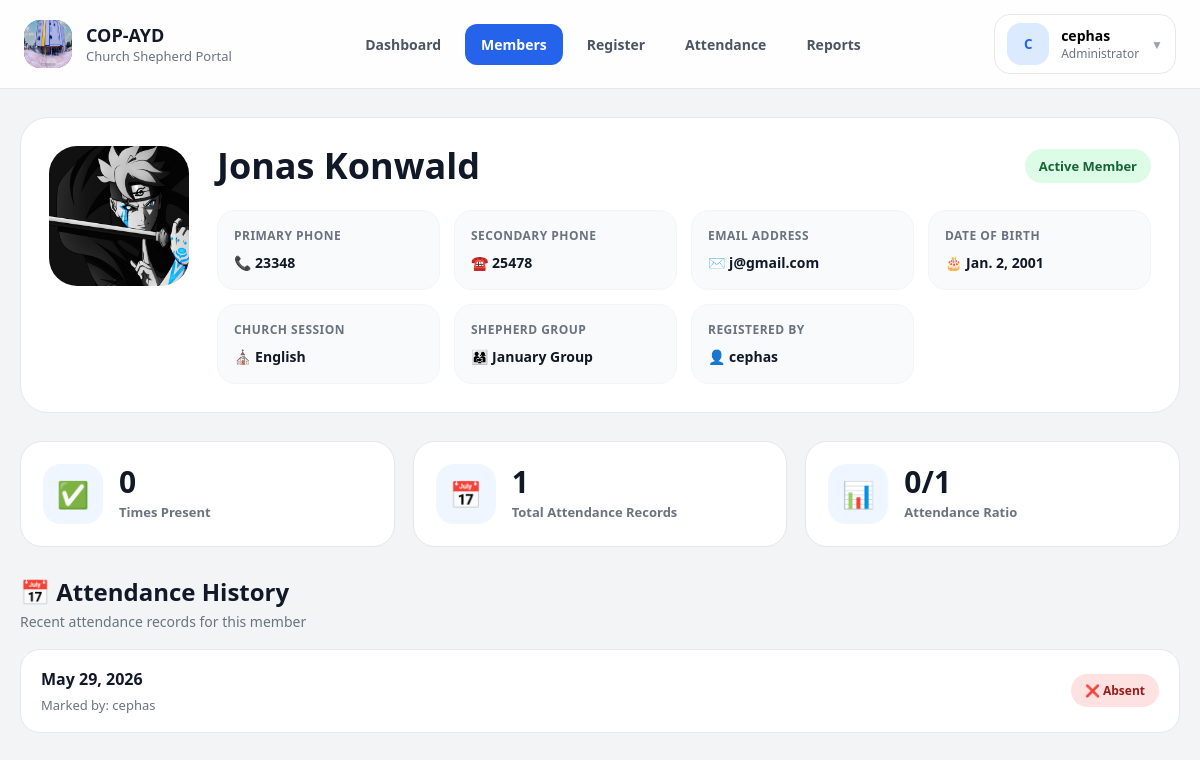
The page /member/2/ (signed in) on the database its author committed.
### members/models.py (models this page shows, shortened)
class Member(models.Model):
    first_name = models.CharField(max_length=100)
    last_name = models.CharField(max_length=100)
    date_of_birth = models.DateField()
    primary_phone = models.CharField(max_length=20)
    secondary_phone = models.CharField(
        max_length=20,
        blank=True,
        null=True
    )
    email = models.EmailField(blank=True, null=True)
    image = models.ImageField(
        upload_to='profiles/',
        blank=True,
        null=True
    )
    session = models.ForeignKey(
        Session,
        on_delete=models.SET_NULL,
        null=True,
        related_name='members'
    )
    shepherd_group = models.ForeignKey(
        ShepherdGroup,
        on_delete=models.SET_NULL,
        null=True,
        related_name='members'
    )
    registered_by = models.ForeignKey(
        User,
        on_delete=models.SET_NULL,
        null=True,
        related_name='registered_members'
    )
    updated_by = models.ForeignKey(
        User,
        on_delete=models.SET_NULL,
        null=True,
        blank=True,
        related_name='updated_members'
    )
    created_at = models.DateTimeField(auto_now_add=True)
    updated_at = models.DateTimeField(auto_now=True)
    is_active = models.BooleanField(default=True)

class Session(models.Model):
    SESSION_CHOICES = [
        ('central', 'Central'),
        ('english', 'English'),
    ]
    name = models.CharField(
        max_length=20,
        choices=SESSION_CHOICES,
        unique=True
    )

class ShepherdGroup(models.Model):
    MONTH_CHOICES = [
        (1, 'January'),
        (2, 'February'),
        (3, 'March'),
        (4, 'April'),
        (5, 'May'),
        (6, 'June'),
        (7, 'July'),
        (8, 'August'),
        (9, 'September'),
        (10, 'October'),
        (11, 'November'),
        (12, 'December'),
    ]
    name = models.CharField(max_length=100)
    birth_month = models.IntegerField(choices=MONTH_CHOICES)
    session = models.ForeignKey(
        Session,
        on_delete=models.CASCADE,
        related_name='groups'
    )

class Attendance(models.Model):
    member = models.ForeignKey(
        Member,
        on_delete=models.CASCADE,
        related_name='attendance_records'
    )
    date = models.DateField(auto_now_add=True)
    present = models.BooleanField(default=True)
    marked_by = models.ForeignKey(
        User,
        on_delete=models.SET_NULL,
        null=True,
        related_name='marked_attendance'
    )
    marked_at = models.DateTimeField(auto_now_add=True)
    class Meta:
        unique_together = ('member', 'date')

### members/views.py (the view)
# urls.py: path('member/<int:member_id>/', member_detail, name='member_detail'),
@login_required
def member_detail(request, member_id):
    members = get_accessible_members(request.user)
    member = get_object_or_404(
        members,
        id=member_id
    )
    attendance = Attendance.objects.filter(
        member=member
    ).order_by('-date')
    total_present = attendance.filter(
        present=True
    ).count()
    total_records = attendance.count()
    context = {
        'member': member,
        'attendance': attendance,
        'total_present': total_present,
        'total_records': total_records
    }
    html = render_to_string(
        'members/partials/member_detail_content.html',
        context,
        request=request
    )
    if request.headers.get('X-Requested-With') == 'XMLHttpRequest':
        return HttpResponse(html)
    return render(
        request,
        'members/member_detail.html',
        context
    )

### members/templates/members/partials/member_detail_content.html (shortened to what this page needs)
{% load custom_tags %}
<div class="member-detail-page">
    <div class="member-hero-card">
        <div class="member-hero-main">
            <div class="member-hero-avatar-wrapper">
                {% if member.image %}
                    <img src="{{ member.image.url }}"
                         class="member-hero-avatar"
                         alt="{{ member.first_name }}">
                {% else %}
                    <div class="member-hero-avatar member-hero-avatar-placeholder">
                        {{ member.first_name|first }}{{ member.last_name|first }}
                    </div>
                {% endif %}
            </div>
            <div class="member-hero-info">
                <div class="member-hero-top">
                    <h1 class="member-hero-name">
                        {{ member.first_name }} {{ member.last_name }}
                    </h1>
                    <span class="member-active-badge">
                        Active Member
                    </span>
                </div>
                <div class="member-hero-meta-grid">
                    {% if member.primary_phone %}
                    <div class="member-hero-meta-card">
                        <div class="member-hero-meta-label">
                            Primary Phone
                        </div>
                        <div class="member-hero-meta-value">
                            📞 {{ member.primary_phone }}
                        </div>
                    </div>
                    {% endif %}
                    {% if member.secondary_phone %}
                    <div class="member-hero-meta-card">
                        <div class="member-hero-meta-label">
                            Secondary Phone
                        </div>
                        <div class="member-hero-meta-value">
                            ☎️ {{ member.secondary_phone }}
                        </div>
                    </div>
                    {% endif %}
                    {% if member.email %}
                    <div class="member-hero-meta-card">
                        <div class="member-hero-meta-label">
                            Email Address
                        </div>
                        <div class="member-hero-meta-value">
                            ✉️ {{ member.email }}
                        </div>
                    </div>
                    {% endif %}
                    {% if member.date_of_birth %}
                    <div class="member-hero-meta-card">
                        <div class="member-hero-meta-label">
                            Date of Birth
                        </div>
                        <div class="member-hero-meta-value">
                            🎂 {{ member.date_of_birth }}
                        </div>
                    </div>
                    {% endif %}
                    {% if member.session %}
                    <div class="member-hero-meta-card">
                        <div class="member-hero-meta-label">
                            Church Session
                        </div>
                        <div class="member-hero-meta-value">
                            ⛪ {{ member.session.name | capfirst  }}
                        </div>
                    </div>
                    {% endif %}
                    {% if member.shepherd_group %}
                    <div class="member-hero-meta-card">
                        <div class="member-hero-meta-label">
                            Shepherd Group
                        </div>
                        <div class="member-hero-meta-value">
                            👨‍👩‍👧 {{ member.shepherd_group.name }}
                        </div>
                    </div>
                    {% endif %}
                    {% if member.registered_by %}
                    <div class="member-hero-meta-card">
                        <div class="member-hero-meta-label">
                            Registered By
                        </div>
                        <div class="member-hero-meta-value">
                            👤 {{ member.registered_by.username }}
                        </div>
                    </div>
                    {% endif %}
                </div>
            </div>
        </div>
    </div>
    <div class="member-stats-grid">
        <div class="member-stat-card">
            <div class="member-stat-icon">
                ✅
            </div>
            <div class="member-stat-content">
                <div class="member-stat-number">
                    {{ total_present }}
                </div>
                <div class="member-stat-label">
                    Times Present
                </div>
            </div>
        </div>
        <div class="member-stat-card">
            <div class="member-stat-icon">
                📅
            </div>
            <div class="member-stat-content">
                <div class="member-stat-number">
                    {{ total_records }}
                </div>
                <div class="member-stat-label">
                    Total Attendance Records
                </div>
            </div>
        </div>
        <div class="member-stat-card">
            <div class="member-stat-icon">
                📊
            </div>
            <div class="member-stat-content">
                <div class="member-stat-number">
                    {% if total_records > 0 %}
                        {{ total_present|floatformat:0 }}/{{ total_records }}
                    {% else %}
                        0
                    {% endif %}
                </div>
                <div class="member-stat-label">
                    Attendance Ratio
                </div>
            </div>
        </div>
    </div>
    <div class="member-history-section">
        <div class="section-header">
            <div>
                <h2 class="section-title">
                    📅 Attendance History
                </h2>
                <p class="section-subtitle">
                    Recent attendance records for this member
                </p>
            </div>
        </div>
        <div class="attendance-history-list">
            {% for record in attendance %}
            <div class="attendance-history-card">
                <div class="attendance-history-main">
                    <div class="attendance-history-date">
                        {{ record.date }}
                    </div>
                    {% if record.marked_by %}
                    <div class="attendance-history-meta">
                        Marked by:
                        {{ record.marked_by.username }}
                    </div>
                    {% endif %}
                </div>
                <div class="attendance-history-status">
                    {% if record.present %}
                        <span class="attendance-status success">
                            ✅ Present
                        </span>
                    {% else %}
                        <span class="attendance-status danger">
                            ❌ Absent
                        </span>
                    {% endif %}
                </div>
            </div>
            {% endfor %}
        </div>
    </div>
</div>

### members/templates/members/base.html (shortened to what this page needs)
{% load static %}
<!DOCTYPE html>
<html lang="en">
<head>
    <link rel="stylesheet"
        href="{% static 'members/css/base.css' %}">
    <link rel="stylesheet"
        href="{% static 'members/css/layout.css' %}">
    <link rel="stylesheet"
        href="{% static 'members/css/components.css' %}">
    <link rel="stylesheet"
        href="{% static 'members/css/mobile.css' %}">
    <link rel="stylesheet"
        href="{% static 'members/css/dashboard.css' %}">
    <link rel="stylesheet"
        href="{% static 'members/css/attendance.css' %}">
    <link rel="stylesheet"
        href="{% static 'members/css/member_list.css' %}">
    <link rel="stylesheet"
        href="{% static 'members/css/member_inner.css' %}">
    <link rel="stylesheet"
        href="{% static 'members/css/member_detail.css' %}">
    <link rel="stylesheet"
        href="{% static 'members/css/register.css' %}">
    <link rel="stylesheet"
        href="{% static 'members/css/report.css' %}">
    <link rel="stylesheet"
        href="{% static 'members/css/login.css' %}">
</head>
<body>
{% if request.user.is_authenticated %}
<header class="app-header">
    <div class="app-header-inner">
        <div class="app-header-left">
            <a href="/"
               class="app-brand">
                <div class="app-brand-icon">
                    <img src="{% static 'members/imgs/church-logo.jpg' %}" alt="Logo">
                </div>
                <div class="app-brand-content">
                    <span class="app-brand-title">
                        COP-AYD
                    </span>
                    <span class="app-brand-subtitle">
                        Church Shepherd Portal
                    </span>
                </div>
            </a>
        </div>
        <nav class="app-nav">
            <a href="/"
            class="app-nav-link">
                Dashboard
            </a>
            <a href="/members/"
            class="app-nav-link">
                Members
            </a>
            <a href="/register/"
            class="app-nav-link">
                Register
            </a>
            <a href="/attendance/"
            class="app-nav-link">
                Attendance
            </a>
            <a href="/reports/"
            class="app-nav-link">
                Reports
            </a>
        </nav>
        <div class="app-user-dropdown">
            <button type="button"
                    class="app-user-trigger"
                    onclick="toggleUserMenu()">
                <div class="app-user-avatar">
                    {{ request.user.username|first|upper }}
                </div>
                <div class="app-user-meta">
                    <span class="app-user-name">
                        {{ request.user.username }}
                    </span>
                    <span class="app-user-role">
                        {% if request.user.is_superuser %}
                            Administrator
                        {% elif request.user.is_staff %}
                            Staff
                        {% else %}
                            User
                        {% endif %}
                    </span>
                </div>
                <span class="app-user-chevron">
                    ▼
                </span>
            </button>
        </div>
    </div>
</header>
{% endif %}
<main class="app-main">
    <div class="app-container"
         id="content">
        {% block content %}
        {% endblock %}
    </div>
</main>
</body>
</html>

### rows shown on the page
Member: image (picture), first_name "Jonas", last_name "Konwald", primary_phone "23348", secondary_phone "25478", email "j@gmail.com", date_of_birth "Jan. 2, 2001", session.name "English", shepherd_group.name "January Group", registered_by.username "cephas"
Attendance: date "May 29, 2026", marked_by.username "cephas", present "❌ Absent"

### other values the page prints
{{ request.user.username|first|upper }} "C"
{{ request.user.username }} "cephas"
{{ total_present }} "0"
{{ total_records }} "1"
{{ total_present|floatformat:0 }} "0"
